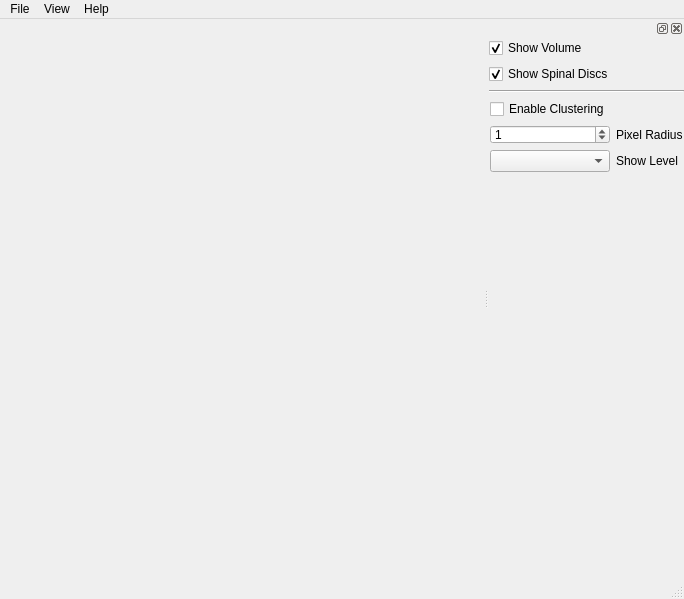
<?xml version="1.0" encoding="UTF-8"?>
<ui version="4.0">
 <class>msvQButtonClustersMainWindow</class>
 <widget class="QMainWindow" name="msvQButtonClustersMainWindow">
  <property name="geometry">
   <rect>
    <x>0</x>
    <y>0</y>
    <width>684</width>
    <height>599</height>
   </rect>
  </property>
  <property name="windowTitle">
   <string>ButtonClusters - Multi Scale Visualization Toolkit</string>
  </property>
  <property name="windowIcon">
   <iconset resource="../msvQButtonClusters.qrc">
    <normaloff>:/Logo/icon.png</normaloff>:/Logo/icon.png</iconset>
  </property>
  <widget class="QWidget" name="centralwidget">
   <layout class="QVBoxLayout" name="verticalLayout_0" stretch="1">
    <property name="margin">
     <number>0</number>
    </property>
    <item>
     <widget class="QVTKWidget2" name="threeDView" native="true"/>
    </item>
   </layout>
  </widget>
  <widget class="QMenuBar" name="menubar">
   <property name="geometry">
    <rect>
     <x>0</x>
     <y>0</y>
     <width>684</width>
     <height>24</height>
    </rect>
   </property>
   <widget class="QMenu" name="menuFile">
    <property name="title">
     <string>File</string>
    </property>
    <addaction name="actionOpen"/>
    <addaction name="actionClose"/>
    <addaction name="actionExit"/>
   </widget>
   <widget class="QMenu" name="menuHelp">
    <property name="title">
     <string>Help</string>
    </property>
    <addaction name="actionAboutButtonClustersApplication"/>
   </widget>
   <widget class="QMenu" name="menuView">
    <property name="title">
     <string>View</string>
    </property>
   </widget>
   <addaction name="menuFile"/>
   <addaction name="menuView"/>
   <addaction name="menuHelp"/>
  </widget>
  <widget class="QStatusBar" name="statusbar"/>
  <widget class="QDockWidget" name="vtkButtonsReviewPanel">
   <property name="allowedAreas">
    <set>Qt::LeftDockWidgetArea|Qt::RightDockWidgetArea</set>
   </property>
   <attribute name="dockWidgetArea">
    <number>2</number>
   </attribute>
   <widget class="QWidget" name="dockWidgetContents">
    <layout class="QVBoxLayout" name="verticalLayout_1">
     <property name="margin">
      <number>0</number>
     </property>
     <item>
      <widget class="QCheckBox" name="ShowVolume">
       <property name="text">
        <string>Show Volume</string>
       </property>
       <property name="checked">
        <bool>true</bool>
       </property>
      </widget>
     </item>
     <item>
      <widget class="QCheckBox" name="ShowDiscs">
       <property name="text">
        <string>Show Spinal Discs</string>
       </property>
       <property name="checked">
        <bool>true</bool>
       </property>
      </widget>
     </item>
     <item>
      <widget class="Line" name="line">
       <property name="orientation">
        <enum>Qt::Horizontal</enum>
       </property>
      </widget>
     </item>
     <item>
      <layout class="QGridLayout" name="gridLayout" rowstretch="0,0,0">
       <property name="sizeConstraint">
        <enum>QLayout::SetNoConstraint</enum>
       </property>
       <property name="leftMargin">
        <number>1</number>
       </property>
       <property name="rightMargin">
        <number>1</number>
       </property>
       <property name="bottomMargin">
        <number>1</number>
       </property>
       <item row="1" column="0">
        <widget class="QDoubleSpinBox" name="PixelRadius">
         <property name="maximumSize">
          <size>
           <width>143</width>
           <height>19</height>
          </size>
         </property>
         <property name="decimals">
          <number>0</number>
         </property>
         <property name="minimum">
          <double>0.000000000000000</double>
         </property>
         <property name="maximum">
          <double>1000.000000000000000</double>
         </property>
         <property name="singleStep">
          <double>10.000000000000000</double>
         </property>
         <property name="value">
          <double>1.000000000000000</double>
         </property>
        </widget>
       </item>
       <item row="1" column="1">
        <widget class="QLabel" name="PixelRadiusLabel">
         <property name="text">
          <string>Pixel Radius</string>
         </property>
        </widget>
       </item>
       <item row="2" column="0">
        <widget class="QComboBox" name="ShowLevel">
         <property name="currentIndex">
          <number>-1</number>
         </property>
         <property name="frame">
          <bool>true</bool>
         </property>
        </widget>
       </item>
       <item row="2" column="1">
        <widget class="QLabel" name="ShowLevelLabel">
         <property name="text">
          <string>Show Level</string>
         </property>
        </widget>
       </item>
       <item row="0" column="0">
        <widget class="QCheckBox" name="EnableClustering">
         <property name="text">
          <string>Enable Clustering</string>
         </property>
        </widget>
       </item>
      </layout>
     </item>
     <item>
      <spacer name="verticalSpacer">
       <property name="orientation">
        <enum>Qt::Vertical</enum>
       </property>
       <property name="sizeHint" stdset="0">
        <size>
         <width>20</width>
         <height>40</height>
        </size>
       </property>
      </spacer>
     </item>
    </layout>
   </widget>
  </widget>
  <action name="actionOpen">
   <property name="text">
    <string>Open...</string>
   </property>
   <property name="shortcut">
    <string>Ctrl+O</string>
   </property>
   <property name="iconVisibleInMenu">
    <bool>true</bool>
   </property>
  </action>
  <action name="actionExit">
   <property name="text">
    <string>Exit</string>
   </property>
   <property name="shortcut">
    <string>Ctrl+Q</string>
   </property>
  </action>
  <action name="actionClose">
   <property name="text">
    <string>Close</string>
   </property>
   <property name="shortcut">
    <string>Ctrl+X</string>
   </property>
  </action>
  <action name="actionAboutButtonClustersApplication">
   <property name="text">
    <string>About</string>
   </property>
   <property name="iconVisibleInMenu">
    <bool>true</bool>
   </property>
  </action>
 </widget>
 <customwidgets>
  <customwidget>
   <class>QVTKWidget2</class>
   <extends>QWidget</extends>
   <header>QVTKWidget2.h</header>
   <container>1</container>
  </customwidget>
 </customwidgets>
 <resources>
  <include location="../msvQButtonClusters.qrc"/>
 </resources>
 <connections/>
</ui>
